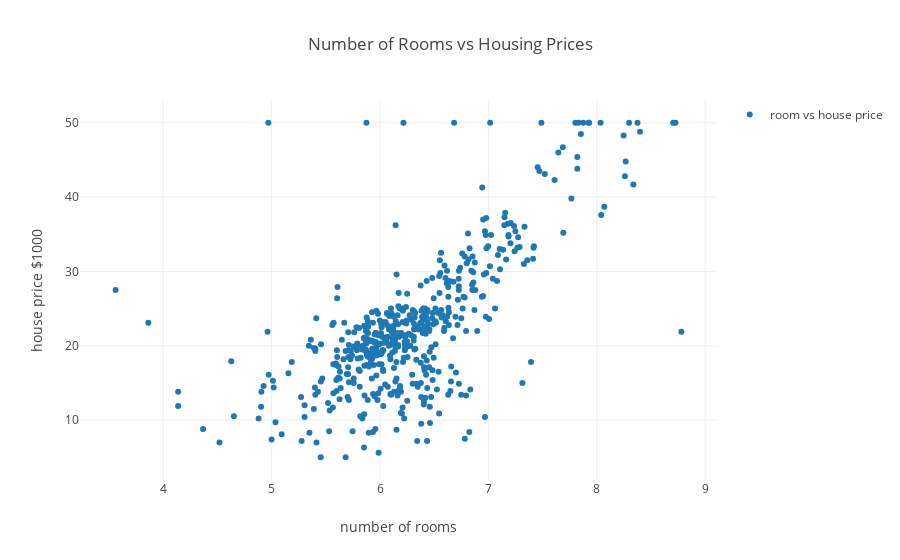

Notebook code cell kept with this figure:
### Markdown cell above
### Univariate Linear Regression <a name="best_feat"></a>

Finding the best features, by meaning, is to find the best correlated features which contributes to the dependent variable D.V which in this case **HOPRICE**. Obvious selection, would be to guess the best feature and for the sake of it, let's pick feature **RM** number of rooms in the house. Let's start by visualizing X-Y scattered plot with **RM** for the X-axis and **HOPRICE** for the Y-axis.

### Code cell
trace_rm = Scatter(
    x=df_boston_data['RM'],
    y=df_boston_data['HOPRICE'],
    name='room vs house price',
    mode='markers')

# layouting and plot
layout = Layout(
    title='Number of Rooms vs Housing Prices',
    xaxis=dict(title='number of rooms'),
    yaxis=dict(title='house price $1000'),
    showlegend=True)

fig = Figure(data=[trace_rm], layout=layout)
py.iplot(fig, filename='housing-price-vs-rooms-scatter')

### Figure 1 — Plotly figure (JSON) as saved in the notebook; plotly's stock layout.template omitted (floating-point values rounded to 4 significant figures; data arrays with more than 128 entries replaced by an {"elided": "..."} marker saying what was removed)
{"data": [{"mode": "markers", "name": "room vs house price", "type": "scatter", "x": {"elided": "506 float values"}, "y": {"elided": "506 float values"}}], "layout": {"showlegend": true, "title": "Number of Rooms vs Housing Prices", "xaxis": {"title": "number of rooms"}, "yaxis": {"title": "house price $1000"}}}
